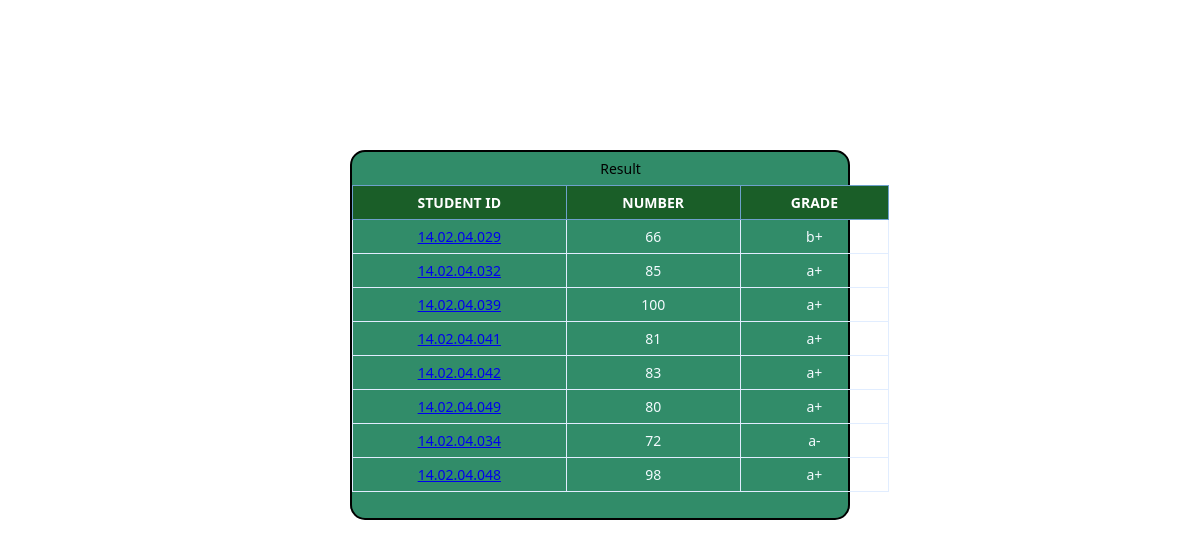
Page /pdp/show_result_hp.php?id=cse3101 (signed in) on the committed database.
### tables this page shows
CREATE TABLE `result_table` (
  `stu_id` varchar(100) NOT NULL,
  `course_id` varchar(100) NOT NULL,
  `scutoniser_id` int(10) NOT NULL,
  `number` int(10) NOT NULL,
  `grade` varchar(100) NOT NULL,
  `year` int(10) NOT NULL,
  `semester` varchar(100) NOT NULL,
  `approved` varchar(10) DEFAULT NULL
);

### pdp/show_result_hp.php (the view, shortened to what this page needs)
<!DOCTYPE html>
<html>
<head>
</head>
<body>
<div class="phg">
<table class="data-table">
		<caption class="title">Result</caption>
		<thead>
			<tr>
				<th>Student ID</th>
				<th>Number</th>
				<th>Grade</th>
			</tr>
		</thead>
		<tbody>
<?php
	$db = mysqli_connect("localhost","root","","authentication");
if(isset($_GET['id'])) {
$txt= $_GET['id'];
$sql = "SELECT * FROM result_table where course_id='$txt'";
		$result = mysqli_query($db,$sql);
while($row = mysqli_fetch_array($result))
{
echo "<tr>";
echo "<td><a href='update_result_hp.php?id=" . $row['stu_id'] . "'>". $row['stu_id']  ."</a></td>";
echo "<td>" . $row['number'] . "</td>";
echo "<td>" . $row['grade'] . "</td>";
echo "</tr>";
}
}
?>
		</tbody>
	</table>
	<?php print "<br>"; ?>
	</div>
</body>
</html>

### pdp/show_result_hp.php (style rules this page uses)
body { font-size: 15px; color: #343d44; font-family: "segoe-ui", "open-sans", tahoma, arial; padding: 0; margin: 150px; background-image: url("5.jpg"); }
table { margin: auto; font-family: "Lucida Sans Unicode", "Lucida Grande", "Segoe Ui"; font-size: 12px; }
table td { transition: all .5s; }
.data-table { border-collapse: collapse; font-size: 14px; min-width: 537px; }
.data-table th, .data-table td { border: 1px solid #e1edff; padding: 7px 17px; }
.data-table caption { margin: 7px; }
.data-table thead th { background-color:#1a5e28; color: #FFFFFF; border-color: #6ea1cc !important; text-transform: uppercase; }
.data-table tbody td { color:#f4fbff; text-align: center; }
.data-table tbody td:first-child, .data-table tbody td:nth-child(4), .data-table tbody td:last-child { text-align: center; }
.data-table tbody tr:nth-child(odd) td { text-align: center; }
.phg { background-color:#318c69; font-size: 22px; font-family: Tahoma; font-type: Helvetic; color: black; margin-top:60px; margin-bottom: 50px; margin-left:200px; margin-right:200px; border: 2px solid black; border-radius: 15px; }

### rows in the picture
result_table: stu "14.02.04.029", number "66", grade "b+"
result_table: stu "14.02.04.032", number "85", grade "a+"
result_table: stu "14.02.04.039", number "100", grade "a+"
result_table: stu "14.02.04.041", number "81", grade "a+"
result_table: stu "14.02.04.042", number "83", grade "a+"
result_table: stu "14.02.04.049", number "80", grade "a+"
result_table: stu "14.02.04.034", number "72", grade "a-"
result_table: stu "14.02.04.048", number "98", grade "a+"
